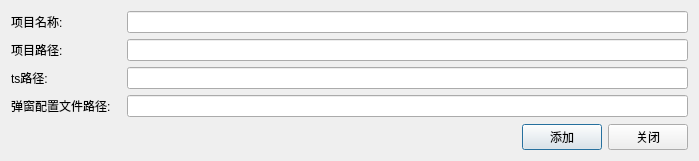
<?xml version="1.0" encoding="UTF-8"?>
<ui version="4.0">
 <class>Dialog</class>
 <widget class="QDialog" name="Dialog">
  <property name="geometry">
   <rect>
    <x>0</x>
    <y>0</y>
    <width>699</width>
    <height>161</height>
   </rect>
  </property>
  <property name="windowTitle">
   <string>Dialog</string>
  </property>
  <layout class="QVBoxLayout" name="verticalLayout">
   <item>
    <layout class="QHBoxLayout" name="horizontalLayout_5">
     <item>
      <widget class="QLabel" name="projectPathLE_2">
       <property name="minimumSize">
        <size>
         <width>110</width>
         <height>0</height>
        </size>
       </property>
       <property name="text">
        <string>项目名称:</string>
       </property>
      </widget>
     </item>
     <item>
      <widget class="QLineEdit" name="prjectNameLE">
       <property name="text">
        <string/>
       </property>
      </widget>
     </item>
    </layout>
   </item>
   <item>
    <layout class="QHBoxLayout" name="horizontalLayout_2">
     <item>
      <widget class="QLabel" name="projectPath">
       <property name="minimumSize">
        <size>
         <width>110</width>
         <height>0</height>
        </size>
       </property>
       <property name="text">
        <string>项目路径:</string>
       </property>
      </widget>
     </item>
     <item>
      <widget class="QLineEdit" name="projectPathLE">
       <property name="text">
        <string/>
       </property>
      </widget>
     </item>
    </layout>
   </item>
   <item>
    <layout class="QHBoxLayout" name="horizontalLayout_3">
     <item>
      <widget class="QLabel" name="label_2">
       <property name="minimumSize">
        <size>
         <width>110</width>
         <height>0</height>
        </size>
       </property>
       <property name="text">
        <string>ts路径:</string>
       </property>
      </widget>
     </item>
     <item>
      <widget class="QLineEdit" name="tsPathLE">
       <property name="text">
        <string/>
       </property>
      </widget>
     </item>
    </layout>
   </item>
   <item>
    <layout class="QHBoxLayout" name="horizontalLayout_4">
     <item>
      <widget class="QLabel" name="label_3">
       <property name="minimumSize">
        <size>
         <width>110</width>
         <height>0</height>
        </size>
       </property>
       <property name="text">
        <string>弹窗配置文件路径:</string>
       </property>
      </widget>
     </item>
     <item>
      <widget class="QLineEdit" name="wanTextLE">
       <property name="text">
        <string/>
       </property>
      </widget>
     </item>
    </layout>
   </item>
   <item>
    <spacer name="verticalSpacer">
     <property name="orientation">
      <enum>Qt::Vertical</enum>
     </property>
     <property name="sizeHint" stdset="0">
      <size>
       <width>20</width>
       <height>40</height>
      </size>
     </property>
    </spacer>
   </item>
   <item>
    <layout class="QHBoxLayout" name="horizontalLayout">
     <item>
      <spacer name="horizontalSpacer">
       <property name="orientation">
        <enum>Qt::Horizontal</enum>
       </property>
       <property name="sizeHint" stdset="0">
        <size>
         <width>40</width>
         <height>20</height>
        </size>
       </property>
      </spacer>
     </item>
     <item>
      <widget class="QPushButton" name="addbtn">
       <property name="text">
        <string>添加</string>
       </property>
      </widget>
     </item>
     <item>
      <widget class="QPushButton" name="cancelBtn">
       <property name="text">
        <string>关闭</string>
       </property>
      </widget>
     </item>
    </layout>
   </item>
  </layout>
 </widget>
 <resources/>
 <connections/>
</ui>
